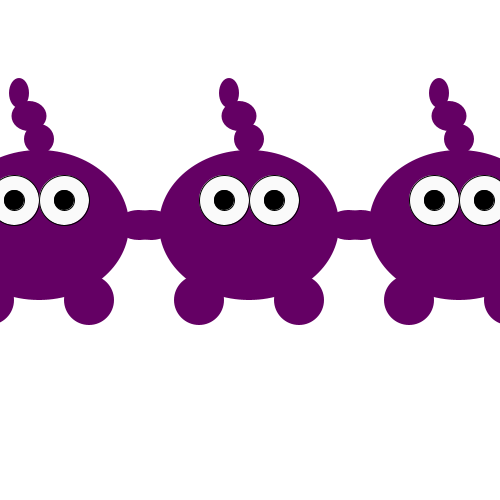
Frame 1 (no input)
Frame 60 (the mouse pressed at the canvas centre just before this capture): identical to frame 1, image omitted
Frame 120 (the mouse held since frame 60 and released just before this capture): identical to frame 1, image omitted

The Processing sketch that drew this single still picture (run headless with seeded random() and noise(); from frame 60 on, the mouse is pressed at the canvas centre):

// Processing sketch: processing_129041
// ── processing_129041.pde

int monsterX;     
int monsterY; 
 
 
void setup() {
size (500,500);

 }
 
void draw () {
   
  background (255);
   for (int i = 0; i < 10; i = i + 1){
    monster (-61+(i*210),225);
}


}

void monster(int monsterX, int monsterY){ 
//poot links   
noStroke ();
fill (100,0,100);
ellipseMode (CENTER);
ellipse (monsterX+50,monsterY+75,50,50); 
 
//poot rechts
fill (100,0,100);
ellipseMode (CENTER);
ellipse (monsterX+150,monsterY+75,50,50); 

//lichaam 
fill (100,0,100);
ellipseMode (CENTER);
ellipse (monsterX+100,monsterY,180,150);

//arm links
fill (100,0,100);
ellipseMode(CENTER);
ellipse (monsterX+2,monsterY,45,30);

//arm rechts
fill (100,0,100);
ellipseMode(CENTER);
ellipse (monsterX+200,monsterY,45,30);

//hoofd ding
fill (100,0,100);
ellipseMode(CENTER);
ellipse (monsterX+100,monsterY-86,30,30);

fill (100,0,100);
ellipseMode(CENTER);
ellipse (monsterX+90,monsterY-109,35,30);

fill (100,0,100);
ellipseMode(CENTER);
ellipse (monsterX+80,monsterY-132,20,30);

//oog links
stroke (0,0,0);
fill (250,250,250);
ellipseMode (CENTER);
ellipse (monsterX+75,monsterY-25,50,50);

//pupil links
fill (0,0,0); 
ellipseMode (CENTER);
ellipse (monsterX+75,monsterY-25,20,20);
                   
//oog rechts
stroke (0,0,0);
fill (250,250,250);
ellipseMode (CENTER);
ellipse (monsterX+125,monsterY-25,50,50);

//pupil rechts
fill (0,0,0); 
ellipseMode (CENTER);
ellipse (monsterX+125,monsterY-25,20,20);


  
 
}
 
